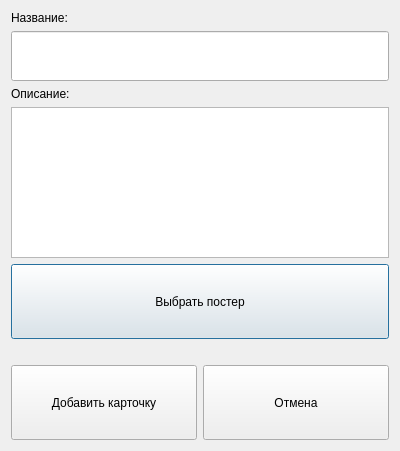
<?xml version="1.0" encoding="UTF-8"?>
<ui version="4.0">
 <class>Dialog</class>
 <widget class="QDialog" name="Dialog">
  <property name="geometry">
   <rect>
    <x>0</x>
    <y>0</y>
    <width>400</width>
    <height>451</height>
   </rect>
  </property>
  <property name="windowTitle">
   <string>Добавить фильм</string>
  </property>
  <layout class="QVBoxLayout" name="verticalLayout">
   <item>
    <widget class="QLabel" name="label">
     <property name="text">
      <string>Название:</string>
     </property>
    </widget>
   </item>
   <item>
    <widget class="QLineEdit" name="movieTitle">
     <property name="minimumSize">
      <size>
       <width>75</width>
       <height>50</height>
      </size>
     </property>
    </widget>
   </item>
   <item>
    <widget class="QLabel" name="label_2">
     <property name="text">
      <string>Описание:</string>
     </property>
    </widget>
   </item>
   <item>
    <widget class="QTextEdit" name="movieOverview"/>
   </item>
   <item>
    <widget class="QPushButton" name="choosePosterButton">
     <property name="minimumSize">
      <size>
       <width>75</width>
       <height>75</height>
      </size>
     </property>
     <property name="text">
      <string>Выбрать постер</string>
     </property>
    </widget>
   </item>
   <item alignment="Qt::AlignHCenter|Qt::AlignVCenter">
    <widget class="QLabel" name="posterPreview"/>
   </item>
   <item>
    <layout class="QHBoxLayout" name="horizontalLayout">
     <item>
      <widget class="QPushButton" name="addButton">
       <property name="minimumSize">
        <size>
         <width>75</width>
         <height>75</height>
        </size>
       </property>
       <property name="text">
        <string>Добавить карточку</string>
       </property>
      </widget>
     </item>
     <item>
      <widget class="QPushButton" name="cancelButton">
       <property name="minimumSize">
        <size>
         <width>75</width>
         <height>75</height>
        </size>
       </property>
       <property name="text">
        <string>Отмена</string>
       </property>
      </widget>
     </item>
    </layout>
   </item>
  </layout>
 </widget>
 <resources/>
 <connections/>
</ui>
